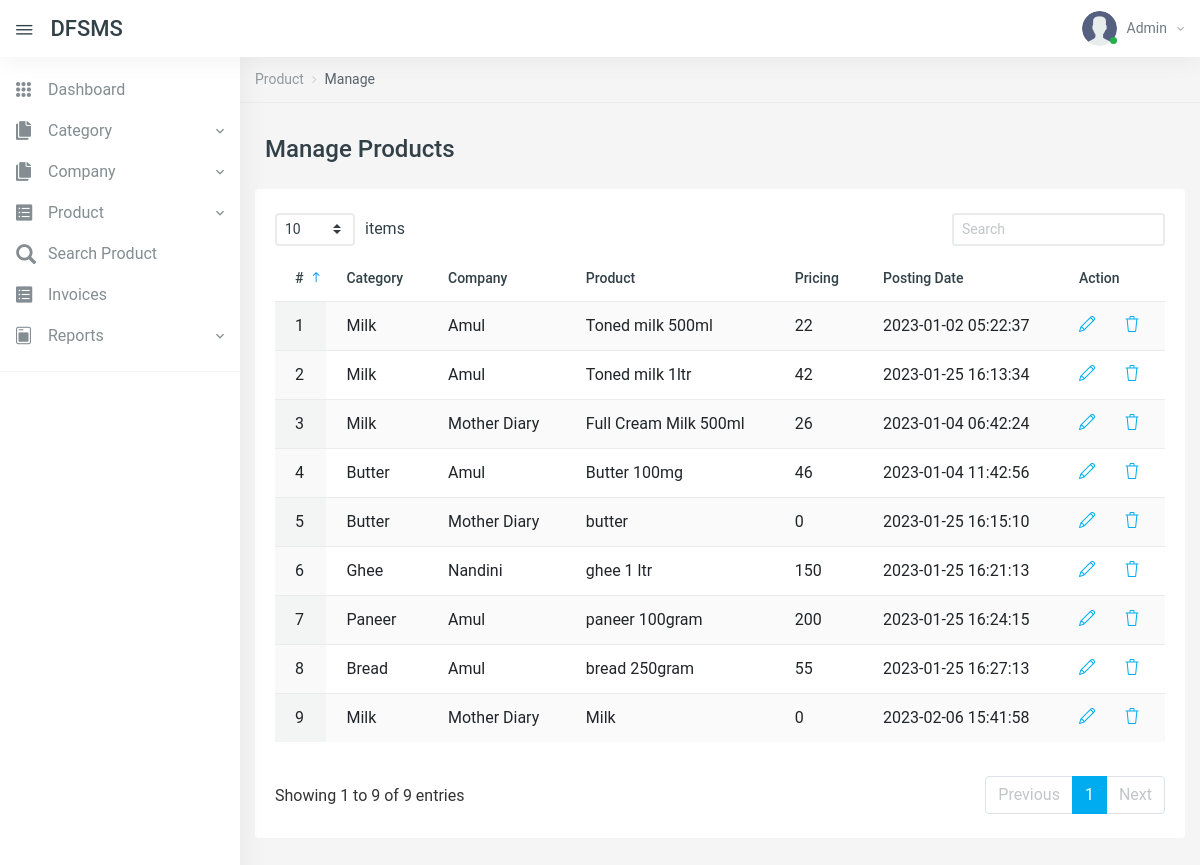
The app's page /dfsms/manage-products.php (signed in) with its own data.
### tables this page shows
CREATE TABLE `tblproducts` (
  `id` int(11) NOT NULL,
  `CategoryName` varchar(150) DEFAULT NULL,
  `CompanyName` varchar(150) DEFAULT NULL,
  `ProductName` varchar(150) DEFAULT NULL,
  `ProductPrice` decimal(10,0) DEFAULT current_timestamp(),
  `PostingDate` timestamp NOT NULL DEFAULT current_timestamp() ON UPDATE current_timestamp(),
  `UpdationDate` timestamp NULL DEFAULT NULL ON UPDATE current_timestamp()
);

### dfsms/manage-products.php (the view, shortened to what this page needs)
<?php
include('includes/config.php');
if (strlen($_SESSION['aid']==0)) {
  header('location:logout.php');
  } else{
?>
<!DOCTYPE html>
<html lang="en">
<head>
    <link href="vendors/datatables.net-dt/css/jquery.dataTables.min.css" rel="stylesheet" type="text/css" />
    <link href="vendors/datatables.net-responsive-dt/css/responsive.dataTables.min.css" rel="stylesheet" type="text/css" />
    <link href="vendors/jquery-toggles/css/toggles.css" rel="stylesheet" type="text/css">
    <link href="vendors/jquery-toggles/css/themes/toggles-light.css" rel="stylesheet" type="text/css">
    <link href="dist/css/style.css" rel="stylesheet" type="text/css">
</head>
<body>
	<div class="hk-wrapper hk-vertical-nav">
<?php include_once('includes/navbar.php');
include_once('includes/sidebar.php');
?>
        <div class="hk-pg-wrapper">
            <nav class="hk-breadcrumb" aria-label="breadcrumb">
                <ol class="breadcrumb breadcrumb-light bg-transparent">
<li class="breadcrumb-item"><a href="#">Product</a></li>
<li class="breadcrumb-item active" aria-current="page">Manage</li>
                </ol>
            </nav>
            <div class="container">
<div class="hk-pg-header">
 <h4 class="hk-pg-title"><span class="pg-title-icon"><span class="feather-icon"><i data-feather="database"></i></span></span>Manage Products</h4>
                </div>
                <div class="row">
                    <div class="col-xl-12">
                        <section class="hk-sec-wrapper">
                            <div class="row">
                                <div class="col-sm">
                                    <div class="table-wrap">
                                        <table id="datable_1" class="table table-hover w-100 display pb-30">
                                            <thead>
                                                <tr>
                                                    <th>#</th>
                                                    <th>Category</th>
                                                    <th>Company</th>
                                                    <th>Product</th>
                                                    <th>Pricing</th>
                                                    <th>Posting Date</th>
                                                    <th>Action</th>
                                                </tr>
                                            </thead>
                                            <tbody>
<?php
$rno=mt_rand(10000,99999);
$query=mysqli_query($con,"CALL `display`(@p)");
$cnt=1;
while($row=mysqli_fetch_array($query))
{
?>
<tr>
<td><?php echo $cnt;?></td>
<td><?php echo $row['CategoryName'];?></td>
<td><?php echo $row['CompanyName'];?></td>
<td><?php echo $row['ProductName'];?></td>
<td><?php echo $row['ProductPrice'];?></td>
<td><?php echo $row['PostingDate'];?></td>
<td>
<a href="edit-product.php?pid=<?php echo base64_encode($row['id'].$rno);?>" class="mr-25" data-toggle="tooltip" data-original-title="Edit"> <i class="icon-pencil"></i></a>
<a href="manage-products.php?del=<?php echo base64_encode($row['id'].$rno);?>" data-toggle="tooltip" data-original-title="Delete" onclick="return confirm('Do you really want to delete?');"> <i class="icon-trash txt-danger"></i> </a>
</td>
</tr>
<?php
$cnt++;
} ?>
                                            </tbody>
                                        </table>
                                    </div>
                                </div>
                            </div>
                        </section>
                    </div>
                </div>
            </div>
        </div>
    </div>
</body>
</html>
<?php } ?>

### dfsms/includes/navbar.php (shortened to what this page needs)
     <nav class="navbar navbar-expand-xl navbar-light fixed-top hk-navbar">
            <a id="navbar_toggle_btn" class="navbar-toggle-btn nav-link-hover" href="javascript:void(0);"><i class="ion ion-ios-menu"></i></a>
            <a class="navbar-brand" href="dashboard.php">DFSMS
            </a>
            <ul class="navbar-nav hk-navbar-content">
                <li class="nav-item dropdown dropdown-authentication">
                    <a class="nav-link dropdown-toggle no-caret" href="#" role="button" data-toggle="dropdown" aria-haspopup="true" aria-expanded="false">
                        <div class="media">
                            <div class="media-img-wrap">
                                <div class="avatar">
                                    <img src="dist/img/user.png" alt="user" class="avatar-img rounded-circle">
                                </div>
                                <span class="badge badge-success badge-indicator"></span>
                            </div>
<?php
$adminid=$_SESSION['aid'];
$query=mysqli_query($con,"select AdminName from tbladmin where id='$adminid'");
$row=mysqli_fetch_array($query);
?>
                            <div class="media-body">
                                <span><?php echo $row['AdminName'];?><i class="zmdi zmdi-chevron-down"></i></span>
                            </div>
                        </div>
                    </a>
                </li>
            </ul>
        </nav>

### records on screen
tblproducts: CategoryName "Milk", CompanyName "Amul", ProductName "Toned milk 500ml", ProductPrice "22", PostingDate "2023-01-02 05:22:37"
tblproducts: CategoryName "Milk", CompanyName "Amul", ProductName "Toned milk 1ltr", ProductPrice "42", PostingDate "2023-01-25 16:13:34"
tblproducts: CategoryName "Milk", CompanyName "Mother Diary", ProductName "Full Cream Milk 500ml", ProductPrice "26", PostingDate "2023-01-04 06:42:24"
tblproducts: CategoryName "Butter", CompanyName "Amul", ProductName "Butter 100mg", ProductPrice "46", PostingDate "2023-01-04 11:42:56"
tblproducts: CategoryName "Butter", CompanyName "Mother Diary", ProductName "butter", ProductPrice "0", PostingDate "2023-01-25 16:15:10"
tblproducts: CategoryName "Ghee", CompanyName "Nandini", ProductName "ghee 1 ltr", ProductPrice "150", PostingDate "2023-01-25 16:21:13"
tblproducts: CategoryName "Paneer", CompanyName "Amul", ProductName "paneer 100gram", ProductPrice "200", PostingDate "2023-01-25 16:24:15"
tblproducts: CategoryName "Bread", CompanyName "Amul", ProductName "bread 250gram", ProductPrice "55", PostingDate "2023-01-25 16:27:13"
tblproducts: CategoryName "Milk", CompanyName "Mother Diary", ProductName "Milk", ProductPrice "0", PostingDate "2023-02-06 15:41:58"

### other values on screen
$row['AdminName'] "Admin"
